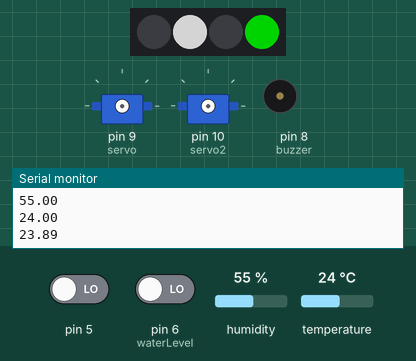
Simulated run of this sketch. Board: Arduino Uno, built with avr-gcc and run on an emulated ATmega328P. Parts: 4 RGB LEDs in strip order, left to right, 2 × servo, buzzer (waves = sounding, pin HIGH), the last lines printed to the serial monitor. Inputs (shaded band) come from the test bench; at power-on: pin 5 LOW, pin 6 (waterLevel) LOW, humidity 55 %, temperature 24 °C. Dim RGB values are drawn brighter than linear.

Above: at 0.1 s.
At 5.5 s:
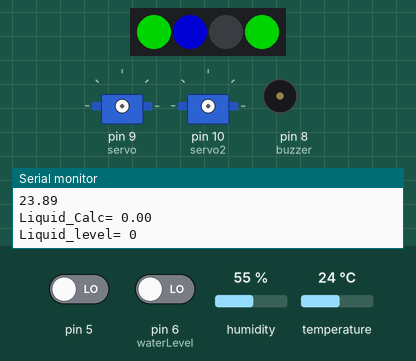
At 35.5 s:
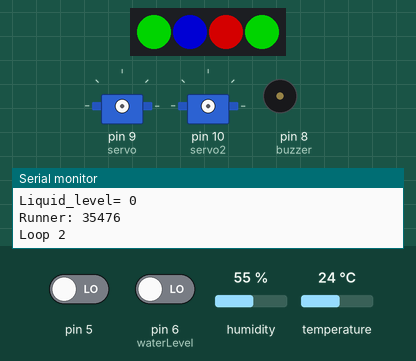
At 66.6 s:
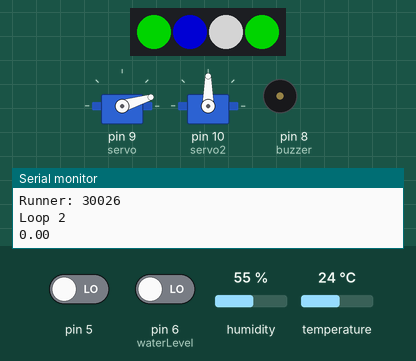
At 68.6 s:
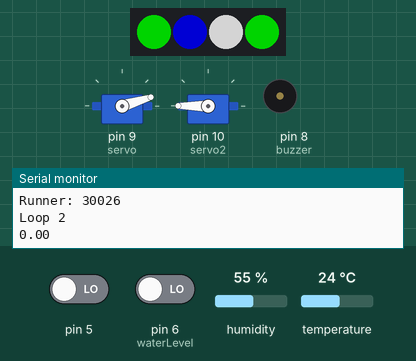
At 101.1 s:
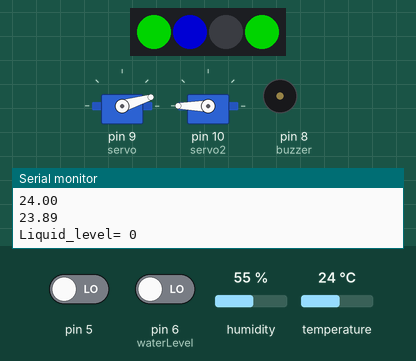
Timing chart, 0 to 102.6 s (numbered marks = the images above):
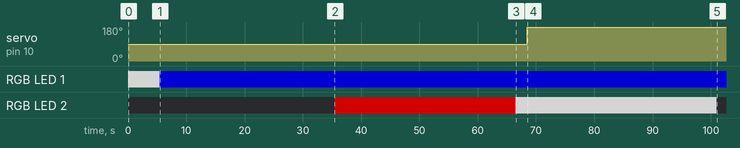

Measured:
- by itself, servo on pin 10 (servo2): 90° → 180° at 68.5 s
- by itself, RGB LED 1: off → RGB(128, 128, 128) at 0.03 s, → RGB(0, 0, 128) 5.5 s later
- by itself, RGB LED 2: off → RGB(128, 0, 0) at 35.5 s, → RGB(128, 128, 128) 31.0 s later, → off 34.5 s later

The sketch:

WaterControler.ino
```cpp
//Water Level Values
int Liquid_level=0;
int State=-1;

//Mhz Sender Switch
#include <RCSwitch.h>
RCSwitch mySwitch = RCSwitch();


//Neo Pixel Stuff

#include <NeoPixelBus.h>

const uint16_t PixelCount = 4;
const uint8_t PixelPin = 3;
#define colorSaturation 128

//Humidity and Temp Sensor
#include "DHT.h"
#define DHTPIN 12

#define DHTTYPE DHT11

DHT dht(DHTPIN, DHTTYPE);


NeoPixelBus<NeoGrbFeature, Neo800KbpsMethod> strip(PixelCount, PixelPin);

//Color Configs
RgbColor red(colorSaturation, 0, 0);
RgbColor green(0, colorSaturation, 0);
RgbColor blue(0, 0, colorSaturation);
RgbColor white(colorSaturation);
RgbColor black(0);

//Buzzer
int buzzer = 8;
int waterLevel = 6;

//Servos/Pump for Nutrients
#include <Servo.h>
Servo servo;
Servo servo2;
int GoalSalinity = 10000;
int UnderBorder = 5000;

//Prototypes
float Frequenzcounter () ;
void MakeBuzz (int);
void CheckTemp ();
void CheckSalinity();
void CheckWaterLevel();


void setup(){
  Serial.begin(9600);

  dht.begin();

  strip.Begin();
  strip.SetPixelColor(1, blue);
  strip.Show();

  pinMode(waterLevel,INPUT);

  pinMode(buzzer, OUTPUT);
  mySwitch.setPulseLength(301);
  mySwitch.enableTransmit(7);
}

void loop(){


unsigned long runner = 0;
unsigned long LoopLength = 12*3600*1000;
while (runner < LoopLength)
{
  Serial.println("Loop 1");
  unsigned long start = millis();
  Serial.println(runner < LoopLength);
  CheckTemp();
  CheckWaterLevel();
  delay(30*1000);
  runner = runner+(millis()-start);
  Serial.print("Runner: "); Serial.println(runner);
}

Serial.println("Loop 2");
CheckSalinity();

}

void CheckSalinity(){
  strip.SetPixelColor(2, red);
  strip.Show();
  float frqenz = Frequenzcounter();
  Serial.println(frqenz);
  if (frqenz <= UnderBorder){
    strip.SetPixelColor(2, white);
    strip.Show();
    while (frqenz < GoalSalinity)
    {
      servo.attach(9);
      servo2.attach(10);


      servo.write(720);

      delay(2000);

      servo2.write(360);
      delay(2000);
      //Wait for Salinity Rise
      delay(30000);
      frqenz = Frequenzcounter();
      //DEBUG
      frqenz = 20000;
    }
    strip.SetPixelColor(2, black);
    strip.Show();


}

}

void CheckWaterLevel() {
Liquid_level=digitalRead(waterLevel);
if (Liquid_level != State){
  strip.SetPixelColor(1, white);
  strip.Show();
  float temp_liquidLevel = 0;
  for(int i=0; i<10; i++){
  temp_liquidLevel = temp_liquidLevel+digitalRead(waterLevel);
  delay(500);
  }
  temp_liquidLevel = temp_liquidLevel/10;
  Serial.print("Liquid_Calc= ");Serial.println(temp_liquidLevel);
  if (temp_liquidLevel <= 0.5){
    mySwitch.send("000000010101000101010001");
      strip.SetPixelColor(0, green);
      strip.Show();
      State=0;
  } else {
    mySwitch.send("000000010101000101010100");
      strip.SetPixelColor(0, red);
      strip.Show();
      State=1;
      MakeBuzz(5);
  }
  State=Liquid_level;
}
Serial.print("Liquid_level= ");Serial.println(State);
strip.SetPixelColor(1, blue);
 strip.Show();
}

void CheckTemp (){
  float h = dht.readHumidity();
  float t = dht.readTemperature();

  float hic = dht.computeHeatIndex(t, h, false);
  Serial.println(h); Serial.println(t); Serial.println(hic);
  if (t < 15){
    strip.SetPixelColor(3, blue);
    strip.Show();
  }else if(t >= 15 && t <= 25){
    strip.SetPixelColor(3, green);
    strip.Show();
  } else {
    strip.SetPixelColor(3, red);
    strip.Show();
  }
}


void MakeBuzz(int sec){
  for (int j = 0; j < sec; j++){
    for(int i=0;i<50;i++)
    {
      digitalWrite(buzzer,HIGH);
      delay(1);//wait for 1ms
      digitalWrite(buzzer,LOW);
      delay(1);//wait for 1ms
    }
    //output another frequency
    for(int i=0;i<50;i++)
    {
      digitalWrite(buzzer,HIGH);
      delay(2);//wait for 2ms
      digitalWrite(buzzer,LOW);
      delay(2);//wait for 2ms
    }
  }

}
```

frequenzy.ino
```cpp
// Timer and Counter example
// Author: Nick Gammon
// Date: 17th January 2012

// Input: Pin D5

// these are checked for in the main program
volatile unsigned long timerCounts;
volatile boolean counterReady;

// internal to counting routine
unsigned long overflowCount;
unsigned int timerTicks;
unsigned int timerPeriod;

void startCounting (unsigned int ms)
  {
  counterReady = false;         // time not up yet
  timerPeriod = ms;             // how many 1 ms counts to do
  timerTicks = 0;               // reset interrupt counter
  overflowCount = 0;            // no overflows yet

  // reset Timer 1 and Timer 2
  TCCR1A = 0;
  TCCR1B = 0;
  TCCR2A = 0;
  TCCR2B = 0;

  // Timer 1 - counts events on pin D5
  TIMSK1 = bit (TOIE1);   // interrupt on Timer 1 overflow

  // Timer 2 - gives us our 1 ms counting interval
  // 16 MHz clock (62.5 ns per tick) - prescaled by 128
  //  counter increments every 8 µs.
  // So we count 125 of them, giving exactly 1000 µs (1 ms)
  TCCR2A = bit (WGM21) ;   // CTC mode
  OCR2A  = 124;            // count up to 125  (zero relative!!!!)

  // Timer 2 - interrupt on match (ie. every 1 ms)
  TIMSK2 = bit (OCIE2A);   // enable Timer2 Interrupt

  TCNT1 = 0;      // Both counters to zero
  TCNT2 = 0;

  // Reset prescalers
  GTCCR = bit (PSRASY);        // reset prescaler now
  // start Timer 2
  TCCR2B =  bit (CS20) | bit (CS22) ;  // prescaler of 128
  // start Timer 1
  // External clock source on T1 pin (D5). Clock on rising edge.
  TCCR1B =  bit (CS10) | bit (CS11) | bit (CS12);
  }  // end of startCounting

ISR (TIMER1_OVF_vect)
  {
  ++overflowCount;               // count number of Counter1 overflows
  }  // end of TIMER1_OVF_vect


//******************************************************************
//  Timer2 Interrupt Service is invoked by hardware Timer 2 every 1 ms = 1000 Hz
//  16Mhz / 128 / 125 = 1000 Hz

ISR (TIMER2_COMPA_vect)
  {
  // grab counter value before it changes any more
  unsigned int timer1CounterValue;
  timer1CounterValue = TCNT1;  // see datasheet, page 117 (accessing 16-bit registers)
  unsigned long overflowCopy = overflowCount;

  // see if we have reached timing period
  if (++timerTicks < timerPeriod)
    return;  // not yet

  // if just missed an overflow
  if ((TIFR1 & bit (TOV1)) && timer1CounterValue < 256)
    overflowCopy++;

  // end of gate time, measurement ready

  TCCR1A = 0;    // stop timer 1
  TCCR1B = 0;

  TCCR2A = 0;    // stop timer 2
  TCCR2B = 0;

  TIMSK1 = 0;    // disable Timer1 Interrupt
  TIMSK2 = 0;    // disable Timer2 Interrupt

  // calculate total count
  timerCounts = (overflowCopy << 16) + timer1CounterValue;  // each overflow is 65536 more
  counterReady = true;              // set global flag for end count period
  }  // end of TIMER2_COMPA_vect


float Frequenzcounter ()
  {
  // stop Timer 0 interrupts from throwing the count out
  byte oldTCCR0A = TCCR0A;
  byte oldTCCR0B = TCCR0B;
  TCCR0A = 0;    // stop timer 0
  TCCR0B = 0;

  startCounting (500);  // how many ms to count for

  while (!counterReady)
     { }  // loop until count over

  // adjust counts by counting interval to give frequency in Hz
  float frq = (timerCounts *  1000.0) / timerPeriod;


  // restart timer 0
  TCCR0A = oldTCCR0A;
  TCCR0B = oldTCCR0B;

  // let serial stuff finish
  return frq;
  }   // end of loop
```
